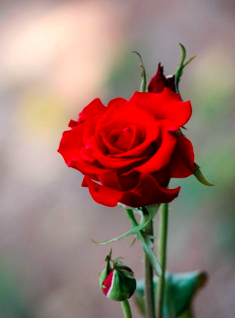
#> input picture rosa.png, 235 x 318 px
$ python filtros.py   (older library calls are emulated)
#> lines starting #> are read from the running program, lines starting #| are printed output that depends on the picture
import cv2
import numpy as np
import matplotlib.pyplot as plt

#--- FILTRO MÉDIA ---

# Lê a imagem em escala de cinza
imagem = cv2.imread('rosa.png', cv2.IMREAD_GRAYSCALE)
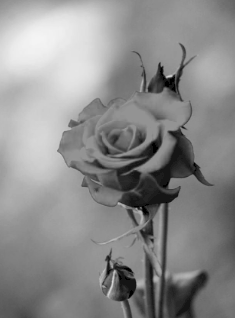
#> imagem: shape (318, 235); min 0, max 244, mean 139.9

# Aplicando o filtro de média com tamanho 7x7
filtro_7x7 = cv2.blur(imagem, (7, 7))

# Aplicando o filtro de média com tamanho 15x15
filtro_15x15 = cv2.blur(imagem, (15, 15))

# Aplicando o filtro de média com tamanho 25x25
filtro_25x25 = cv2.blur(imagem, (25, 25))

# Mostrar as imagens com matplotlib
plt.figure(figsize=(15, 10))

# Imagem original
plt.subplot(2, 2, 1)
plt.imshow(imagem, cmap='gray')
plt.title('Imagem Original')
plt.axis('off')

# Filtro 7x7
plt.subplot(2, 2, 2)
plt.imshow(filtro_7x7, cmap='gray')
plt.title('Filtro de Média 7x7')
plt.axis('off')

# Filtro 15x15
plt.subplot(2, 2, 3)
plt.imshow(filtro_15x15, cmap='gray')
plt.title('Filtro de Média 15x15')
plt.axis('off')

# Filtro 25x25
plt.subplot(2, 2, 4)
plt.imshow(filtro_25x25, cmap='gray')
plt.title('Filtro de Média 25x25')
plt.axis('off')

plt.show()
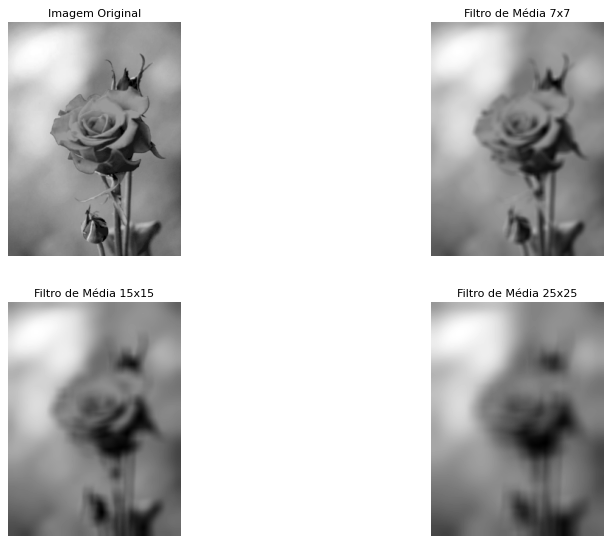
#> figure drawn by matplotlib, 4 panels

#--- FILTRO SOBEL ---

# Carregar a imagem em escala de cinza
imagem = cv2.imread('rosa.png', cv2.IMREAD_GRAYSCALE)

# Aplicar o filtro de Sobel na direção X
sobel_x = cv2.Sobel(imagem, cv2.CV_64F, 1, 0, ksize=3)
# Aplicar o filtro de Sobel na direção Y
sobel_y = cv2.Sobel(imagem, cv2.CV_64F, 0, 1, ksize=3)
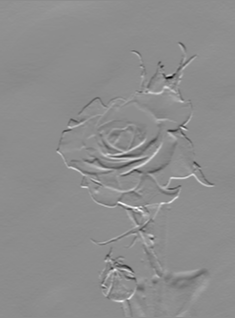
#> sobel_y: shape (318, 235) float64; min -670, max 537, mean -1.3; drawn with min black and max white

# Converter os resultados para um formato visualizável
sobel_x = cv2.convertScaleAbs(sobel_x)
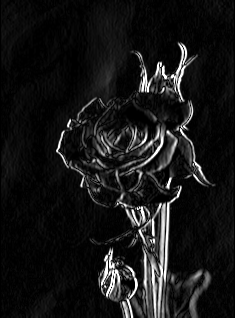
#> sobel_x: shape (318, 235); min 0, max 255, mean 22.4
sobel_y = cv2.convertScaleAbs(sobel_y)
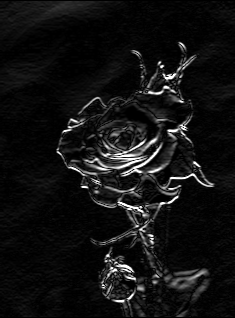
#> sobel_y: shape (318, 235); min 0, max 255, mean 18

# Combinar as bordas
sobel_combinado = cv2.addWeighted(sobel_x, 0.5, sobel_y, 0.5, 0)
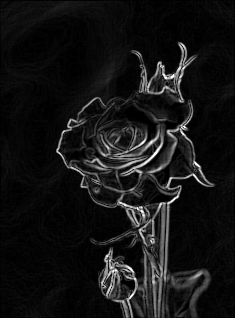
#> sobel_combinado: shape (318, 235); min 0, max 255, mean 20.2

# Criar uma figura única com layout 2x2
plt.figure(figsize=(10, 10))

# Imagem Original
plt.subplot(2, 2, 1)
plt.title('Imagem Original')
plt.imshow(imagem, cmap='gray')
plt.axis('off')

# Filtro Sobel X
plt.subplot(2, 2, 2)
plt.title('Filtro Sobel X')
plt.imshow(sobel_x, cmap='gray')
plt.axis('off')

# Filtro Sobel Y
plt.subplot(2, 2, 3)
plt.title('Filtro Sobel Y')
plt.imshow(sobel_y, cmap='gray')
plt.axis('off')

# Sobel Combinado
plt.subplot(2, 2, 4)
plt.title('Sobel Combinado')
plt.imshow(sobel_combinado, cmap='gray')
plt.axis('off')

plt.tight_layout() # Ajusta o espaçamento para não sobrepor títulos
plt.show()

# --- FILTRO MEDIANA ---

# Aplicando o filtro de mediana com tamanhos diferentes
# O kernel deve ser um número ímpar
mediana_3x3 = cv2.medianBlur(imagem, 3)
mediana_7x7 = cv2.medianBlur(imagem, 7)
mediana_15x15 = cv2.medianBlur(imagem, 15)
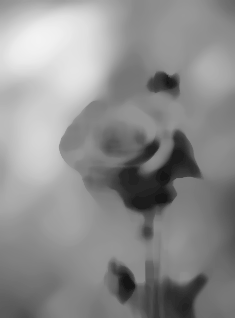
#> mediana_15x15: shape (318, 235); min 21, max 243, mean 141

# Mostrar os resultados da Mediana
plt.figure(figsize=(15, 10))

# Imagem Original
plt.subplot(2, 2, 1)
plt.title('Imagem Original')
plt.imshow(imagem, cmap='gray')
plt.axis('off')

# Mediana 3x3
plt.subplot(2, 2, 2)
plt.title('Filtro de Mediana 3x3')
plt.imshow(mediana_3x3, cmap='gray')
plt.axis('off')

# Mediana 7x7
plt.subplot(2, 2, 3)
plt.title('Filtro de Mediana 7x7')
plt.imshow(mediana_7x7, cmap='gray')
plt.axis('off')

# Mediana 15x15
plt.subplot(2, 2, 4)
plt.title('Filtro de Mediana 15x15')
plt.imshow(mediana_15x15, cmap='gray')
plt.axis('off')

plt.tight_layout()
plt.show()

$ run again, with filtro_aplicado_mediana.png copied over rosa.png
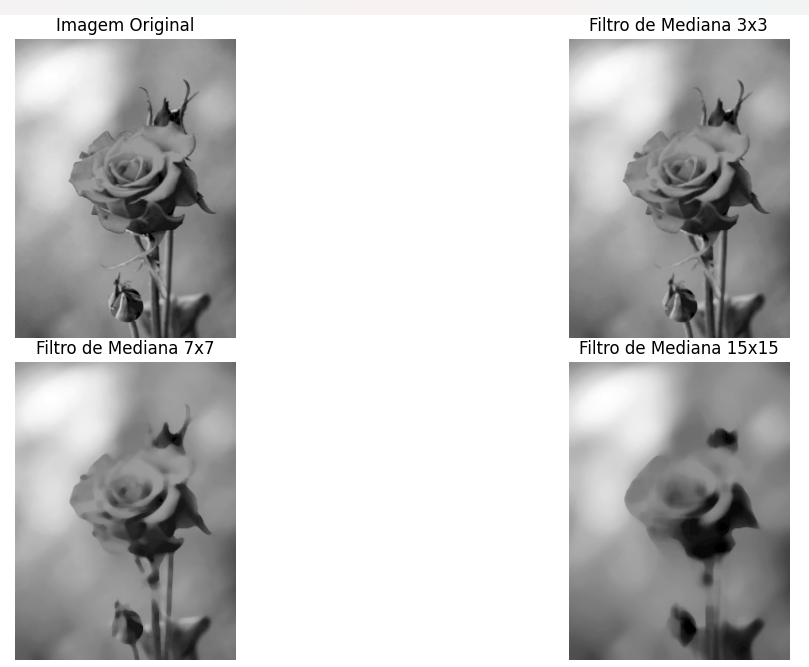
#> input picture filtro_aplicado_mediana.png, 809 x 667 px
#> `sobel_combinado = cv2.addWeighted(sobel_x, 0.5, sobel_y, 0.5, 0)`:
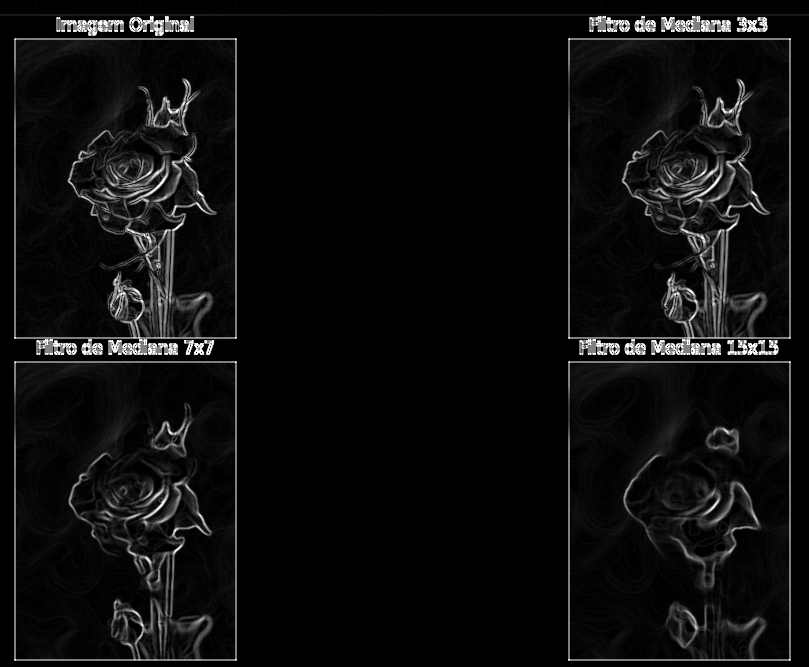
#> sobel_combinado: shape (667, 809); min 0, max 255, mean 12.9
#> `mediana_15x15 = cv2.medianBlur(imagem, 15)`:
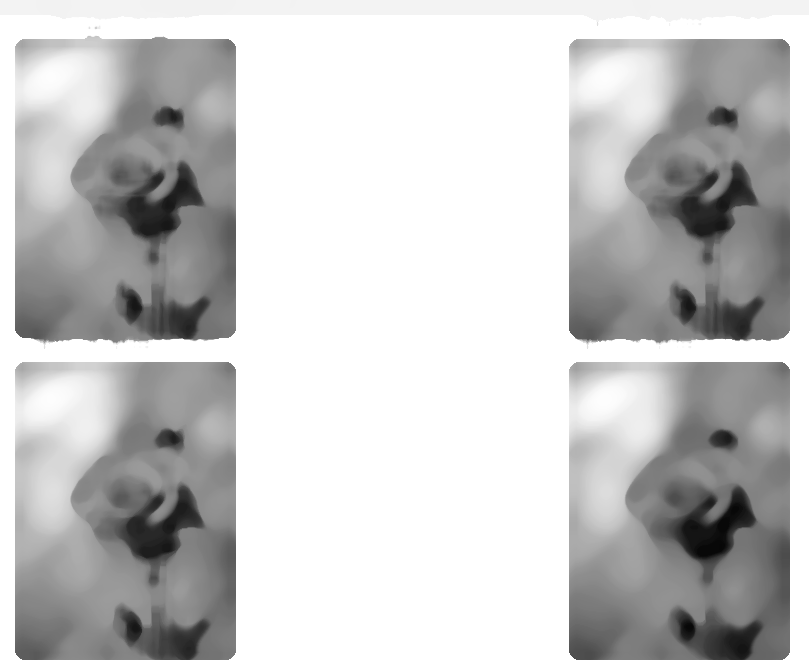
#> mediana_15x15: shape (667, 809); min 7, max 255, mean 200.9
